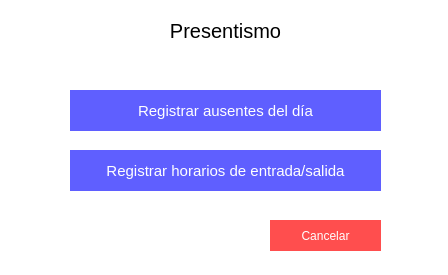
<?xml version="1.0" encoding="UTF-8"?>
<ui version="4.0">
 <class>Form</class>
 <widget class="QWidget" name="Form">
  <property name="geometry">
   <rect>
    <x>0</x>
    <y>0</y>
    <width>448</width>
    <height>275</height>
   </rect>
  </property>
  <property name="windowTitle">
   <string>Form</string>
  </property>
  <property name="styleSheet">
   <string notr="true">background-color:white;</string>
  </property>
  <widget class="QPushButton" name="ca_btn_cancelar">
   <property name="geometry">
    <rect>
     <x>270</x>
     <y>220</y>
     <width>111</width>
     <height>31</height>
    </rect>
   </property>
   <property name="styleSheet">
    <string notr="true">color:white;
background-color:#ff4e4e;
border:none;</string>
   </property>
   <property name="text">
    <string>Cancelar</string>
   </property>
  </widget>
  <widget class="QPushButton" name="ca_btn_2">
   <property name="geometry">
    <rect>
     <x>70</x>
     <y>150</y>
     <width>311</width>
     <height>41</height>
    </rect>
   </property>
   <property name="styleSheet">
    <string notr="true">background-color:#5f5fff;
color:white;
border:none;
font-size:15px;</string>
   </property>
   <property name="text">
    <string>Registrar horarios de entrada/salida</string>
   </property>
   <property name="iconSize">
    <size>
     <width>16</width>
     <height>20</height>
    </size>
   </property>
   <property name="flat">
    <bool>false</bool>
   </property>
  </widget>
  <widget class="QLabel" name="label">
   <property name="geometry">
    <rect>
     <x>110</x>
     <y>10</y>
     <width>231</width>
     <height>41</height>
    </rect>
   </property>
   <property name="styleSheet">
    <string notr="true">font-size:20px;
</string>
   </property>
   <property name="text">
    <string>Presentismo</string>
   </property>
   <property name="alignment">
    <set>Qt::AlignCenter</set>
   </property>
  </widget>
  <widget class="QPushButton" name="ca_btn_1">
   <property name="geometry">
    <rect>
     <x>70</x>
     <y>90</y>
     <width>311</width>
     <height>41</height>
    </rect>
   </property>
   <property name="styleSheet">
    <string notr="true">background-color:#5f5fff;
color:white;
border:none;
font-size:15px;</string>
   </property>
   <property name="text">
    <string>Registrar ausentes del día</string>
   </property>
   <property name="iconSize">
    <size>
     <width>16</width>
     <height>20</height>
    </size>
   </property>
   <property name="flat">
    <bool>false</bool>
   </property>
  </widget>
 </widget>
 <resources/>
 <connections/>
</ui>
